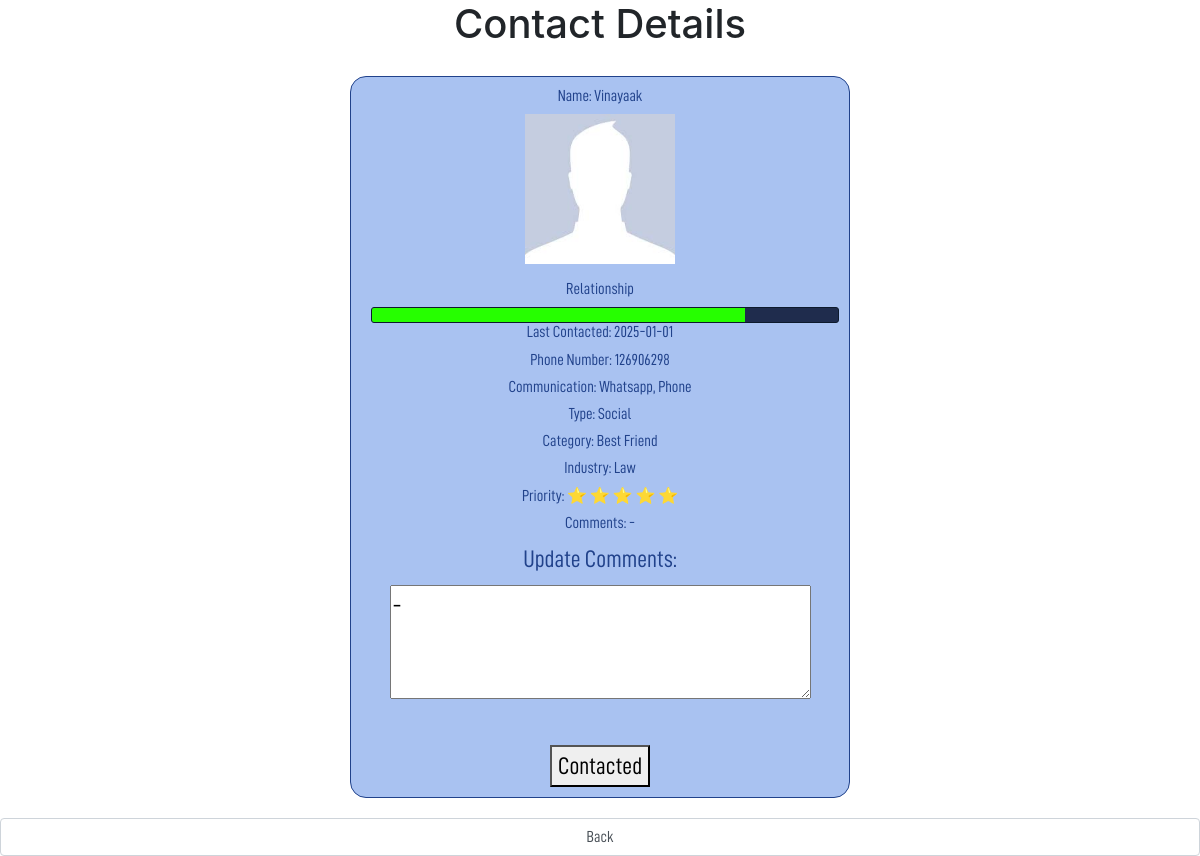
Page /peopleview?id=2 on the committed database.
### tables this page shows
CREATE TABLE main (
        ID INTEGER PRIMARY KEY AUTOINCREMENT,
        Name TEXT,
        Phone_Number TEXT,       
        Category TEXT,
        Type TEXT,
        Priority INTEGER,
        Communication_Routes TEXT,
        Profile_Picture TEXT,
        Last_Contacted TEXT,
        Last_Meeting TEXT,
        Industry TEXT,
        Comments TEXT
    );

### main.py (the view)
@app.route('/peopleview')
def peopleview():
    person_id = request.args.get('id')
    if not person_id:
        return "No ID provided", 400
    person = get_person(person_id)
    print(dict(person[0]))
    return render_template('agent_card.html',person=dict(person[0]))

### main.py (called while the page is built)
def get_db():
    if 'db' not in g:
        g.db = sqlite3.connect(DATABASE)
        g.db.row_factory = sqlite3.Row  # To access columns by name
    return g.db

def get_person(id):
    db = get_db()
    person = db.execute('SELECT * FROM main WHERE ID=' + str(id)).fetchall()
    return person

### templates/agent_card.html (shortened to what this page needs)
{% extends 'base.html' %}
{% block body %}
<h1 class="page-title">Contact Details</h1>
<div class="form-container">
    <div class="agent-card-base agent-card" style="max-width: 500px; width: 100%;">
        <h6>Name: {{ person['Name'] }}</h6>
        <figure>
            <img src="{{ url_for('static', filename='assets/pic/facebookprofile.jpeg') }}" alt="{{ person['Name'] }}">
        </figure>
        <h6>Relationship</h6>
        <div class="bar"><div class="fill" style="width: 80%;"></div></div>
        <h6>Last Contacted: {{ person['Last_Contacted'][:10] }}</h6>
        <h6>Phone Number: {{ person['Phone_Number'] | string  }}</h6>
        <h6>Communication: {{ person['Communication_Routes'] }}</h6>
        <h6>Type: {{ person['Type'] }}</h6>
        <h6>Category: {{ person['Category'] }}</h6>
        <h6>Industry: {{ person['Industry'] }}</h6>
        <h6>Priority:
            {% for _ in range(person['Priority']) %}
                ⭐
            {% endfor %}
        </h6>
        <h6>Comments: {{ person['Comments'] }}</h6>
        <form action="/update_person" method="post">
            <label for="comments">Update Comments:</label><br>
            <textarea name="comments" id="comments" rows="3" cols="40">{{ person['Comments'] }}</textarea><br><br>
            <button type="submit">Contacted</button>
        </form>
    </div>
</div>
<div class="back-button">
    <a href="/"><button class="form-control">Back</button></a>
</div>
{% endblock %}

### static/css/style.css (style rules this page uses)
div { font-family: 'DIN', sans-serif; }
.page-title, .page-subtitle { text-align: center; }
.agent-card-base { text-align: center; border: 1px solid #21428B; padding: 10px; border-radius: 16px; font-size: 24px; min-width: 280px; max-width: 300px; flex-shrink: 0; }
.agent-card { color: #21428B; background-color: #A9C2F1; }
.agent-card-base img { width: 150px; height: 150px; }
.bar { background-color: #1f2c4d; border: 1px solid #0d1a2d; height: 16px; border-radius: 3px; margin-left: 10px; overflow: hidden; }
.fill { background-color: #26ff00; height: 100%; transition: width 0.3s ease-in-out; }
.form-container { display: flex; justify-content: center; align-items: center; min-height: 80vh; padding: 20px; }

### rows in the picture
main: Name "Vinayaak", Last_Contacted "2025-01-01", Phone_Number "126906298", Communication_Routes "Whatsapp, Phone", Type "Social", Category "Best Friend", Industry "Law", Priority 5 (drawn), Comments "-", comments "-"
